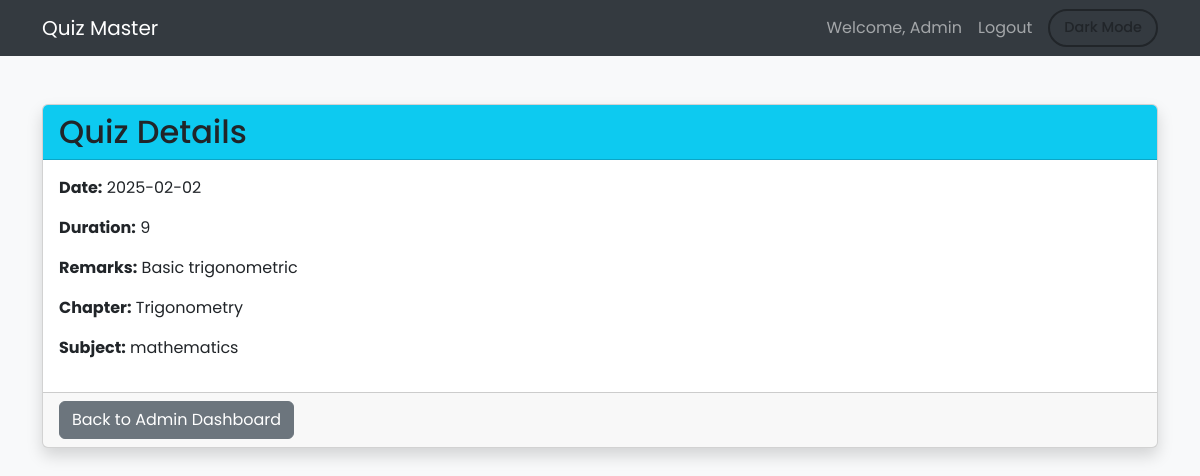
Before: /view_quiz/2 with the older database file.
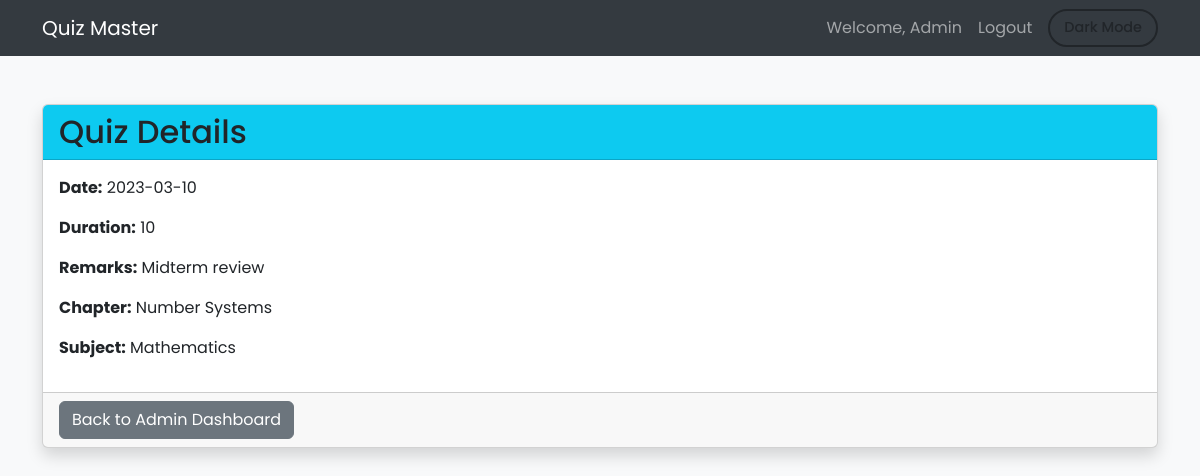
After: the same page with the newer database file.
### app.py (models this page shows)
class Quiz(db.Model):
    id = db.Column(db.Integer, primary_key=True)
    chapter_id = db.Column(db.Integer, db.ForeignKey('chapter.id'), nullable=False)
    date_of_quiz = db.Column(db.Date, nullable=False)
    time_duration = db.Column(db.String(10), nullable=False)
    remarks = db.Column(db.Text, nullable=True)

class Chapter(db.Model):
    id = db.Column(db.Integer, primary_key=True)
    subject_id = db.Column(db.Integer, db.ForeignKey('subject.id'), nullable=False)
    name = db.Column(db.String(100), nullable=False)
    description = db.Column(db.Text, nullable=True)

class Subject(db.Model):
    id = db.Column(db.Integer, primary_key=True)
    name = db.Column(db.String(100), nullable=False)
    description = db.Column(db.Text, nullable=True)

### app.py (the view)
@app.route('/view_quiz/<int:quiz_id>')
def view_quiz(quiz_id):
    quiz = Quiz.query.get_or_404(quiz_id)
    chapter = Chapter.query.get(quiz.chapter_id)
    subject = Subject.query.get(chapter.subject_id)
    return render_template('view/view_quiz.html', quiz=quiz, chapter=chapter, subject=subject)

### templates/view/view_quiz.html (shortened to what this page needs)
<!DOCTYPE html>
<html lang="en" class="light-theme">
<head>
  <link href="https://cdn.jsdelivr.net/npm/bootstrap@5.3.0/dist/css/bootstrap.min.css" rel="stylesheet" />
</head>
<body>
  <nav class="navbar navbar-expand-lg navbar-dark">
    <div class="container">
      <a class="navbar-brand" href="/">Quiz Master</a>
      <div class="collapse navbar-collapse">
        <ul class="navbar-nav ms-auto align-items-center">
          <li class="nav-item"><a class="nav-link">Welcome, Admin</a></li>
          <li class="nav-item"><a class="nav-link" href="/logout">Logout</a></li>
          <li class="nav-item ms-2">
            <button id="theme-toggle" class="btn btn-theme-toggle">Dark Mode</button>
          </li>
        </ul>
      </div>
    </div>
  </nav>
  <div class="container mt-5">
    <div class="card shadow">
      <div class="card-header bg-info text-white">
        <h2 class="mb-0">Quiz Details</h2>
      </div>
      <div class="card-body">
        <p><strong>Date:</strong> {{ quiz.date_of_quiz }}</p>
        <p><strong>Duration:</strong> {{ quiz.time_duration }}</p>
        <p><strong>Remarks:</strong> {{ quiz.remarks or 'N/A' }}</p>
        <p><strong>Chapter:</strong> {{ chapter.name }}</p>
        <p><strong>Subject:</strong> {{ subject.name }}</p>
      </div>
      <div class="card-footer">
        <a href="/admin_dashboard" class="btn btn-secondary">Back to Admin Dashboard</a>
      </div>
    </div>
  </div>
</body>
</html>

Changed rows visible on the page:
no longer on this page (row edited): Chapter: name "Trigonometry"
changed Quiz: date_of_quiz "2025-02-02" → "2023-03-10"; time_duration "9" → "10"; remarks "Basic trigonometric" → "Midterm review"
now on this page (row edited): Chapter: name "Number Systems"
changed Subject: name "mathematics" → "Mathematics"
